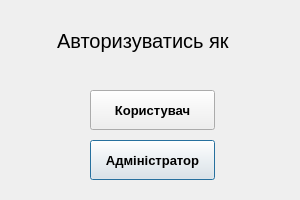
<?xml version="1.0" encoding="UTF-8"?>
<ui version="4.0">
 <class>LoginWindow</class>
 <widget class="QDialog" name="LoginWindow">
  <property name="geometry">
   <rect>
    <x>0</x>
    <y>0</y>
    <width>300</width>
    <height>200</height>
   </rect>
  </property>
  <property name="minimumSize">
   <size>
    <width>300</width>
    <height>200</height>
   </size>
  </property>
  <property name="maximumSize">
   <size>
    <width>300</width>
    <height>200</height>
   </size>
  </property>
  <property name="windowTitle">
   <string>Авторизація</string>
  </property>
  <widget class="QPushButton" name="ButtonAdmin">
   <property name="geometry">
    <rect>
     <x>90</x>
     <y>140</y>
     <width>125</width>
     <height>40</height>
    </rect>
   </property>
   <property name="font">
    <font>
     <pointsize>10</pointsize>
     <weight>75</weight>
     <bold>true</bold>
    </font>
   </property>
   <property name="cursor">
    <cursorShape>PointingHandCursor</cursorShape>
   </property>
   <property name="text">
    <string>Адміністратор</string>
   </property>
  </widget>
  <widget class="QPushButton" name="ButtonUser">
   <property name="geometry">
    <rect>
     <x>90</x>
     <y>90</y>
     <width>125</width>
     <height>40</height>
    </rect>
   </property>
   <property name="font">
    <font>
     <pointsize>10</pointsize>
     <weight>75</weight>
     <bold>true</bold>
    </font>
   </property>
   <property name="cursor">
    <cursorShape>PointingHandCursor</cursorShape>
   </property>
   <property name="text">
    <string>Користувач</string>
   </property>
   <property name="autoDefault">
    <bool>true</bool>
   </property>
   <property name="default">
    <bool>false</bool>
   </property>
   <property name="flat">
    <bool>false</bool>
   </property>
  </widget>
  <widget class="QLabel" name="label">
   <property name="geometry">
    <rect>
     <x>57</x>
     <y>26</y>
     <width>190</width>
     <height>30</height>
    </rect>
   </property>
   <property name="font">
    <font>
     <pointsize>15</pointsize>
     <weight>50</weight>
     <italic>false</italic>
     <bold>false</bold>
     <strikeout>false</strikeout>
    </font>
   </property>
   <property name="text">
    <string>Авторизуватись як</string>
   </property>
  </widget>
 </widget>
 <resources/>
 <connections/>
</ui>
